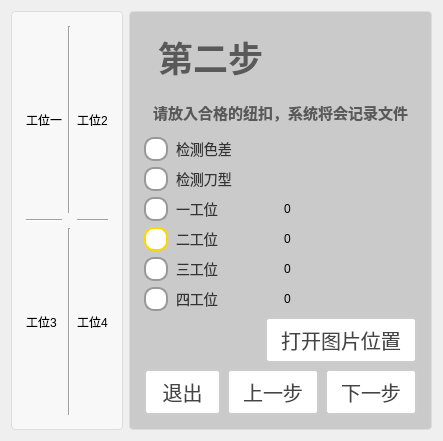
     <widget class="QWidget" name="tab_4">
      <attribute name="title">
       <string>tab_4</string>
      </attribute>
      <layout class="QHBoxLayout" name="horizontalLayout_14" stretch="5,2">
       <item>
        <widget class="QGroupBox" name="groupBox_3">
         <property name="styleSheet">
          <string notr="true">QGroupBox {
    border: 1px solid #DDD;
    border-radius: 4px;
    font: bold 14px;
    color: #666;
    background-color: #F8F8F8;
    padding: 5px; 
}

QGroupBox::title {
    subcontrol-origin: margin;
    subcontrol-position: top left;
    left: 10px;
    padding: 0 5px;
}</string>
         </property>
         <property name="title">
          <string/>
         </property>
         <layout class="QGridLayout" name="gridLayout_2">
          <item row="0" column="0">
           <widget class="QLabel" name="label_tab4_imgDisplay1">
            <property name="sizePolicy">
             <sizepolicy hsizetype="Minimum" vsizetype="Minimum">
              <horstretch>0</horstretch>
              <verstretch>0</verstretch>
             </sizepolicy>
            </property>
            <property name="text">
             <string>工位一</string>
            </property>
           </widget>
          </item>
          <item row="0" column="1">
           <widget class="Line" name="line_7">
            <property name="orientation">
             <enum>Qt::Orientation::Vertical</enum>
            </property>
           </widget>
          </item>
          <item row="0" column="2">
           <widget class="QLabel" name="label_tab4_imgDisplay2">
            <property name="sizePolicy">
             <sizepolicy hsizetype="Minimum" vsizetype="Minimum">
              <horstretch>0</horstretch>
              <verstretch>0</verstretch>
             </sizepolicy>
            </property>
            <property name="text">
             <string>工位2</string>
            </property>
           </widget>
          </item>
          <item row="1" column="0">
           <widget class="Line" name="line_6">
            <property name="orientation">
             <enum>Qt::Orientation::Horizontal</enum>
            </property>
           </widget>
          </item>
          <item row="1" column="2">
           <widget class="Line" name="line_5">
            <property name="orientation">
             <enum>Qt::Orientation::Horizontal</enum>
            </property>
           </widget>
          </item>
          <item row="2" column="0">
           <widget class="QLabel" name="label_tab4_imgDisplay3">
            <property name="text">
             <string>工位3</string>
            </property>
           </widget>
          </item>
          <item row="2" column="1">
           <widget class="Line" name="line_8">
            <property name="orientation">
             <enum>Qt::Orientation::Vertical</enum>
            </property>
           </widget>
          </item>
          <item row="2" column="2">
           <widget class="QLabel" name="label_tab4_imgDisplay4">
            <property name="sizePolicy">
             <sizepolicy hsizetype="Minimum" vsizetype="Preferred">
              <horstretch>0</horstretch>
              <verstretch>0</verstretch>
             </sizepolicy>
            </property>
            <property name="text">
             <string>工位4</string>
            </property>
           </widget>
          </item>
         </layout>
        </widget>
       </item>
       <item>
        <widget class="QGroupBox" name="groupBox_4">
         <property name="styleSheet">
          <string notr="true">QGroupBox {
    border: 1px solid #DDD;
    border-radius: 4px;
    font: bold 14px;
    color: #666;
    background-color:rgb(202, 202, 202);
    padding: 5px; 
}

QGroupBox::title {
    subcontrol-origin: margin;
    subcontrol-position: top left;
    left: 10px;
    padding: 0 5px;
}</string>
         </property>
         <property name="title">
          <string/>
         </property>
         <layout class="QVBoxLayout" name="verticalLayout_8" stretch="1,1,2,0,2,2,2">
          <item>
           <widget class="QLabel" name="label_24">
            <property name="styleSheet">
             <string notr="true">QLabel {
       font-size: 35px;        
       font-weight: bold;        
       color:  rgb(89, 89, 89);       
       padding: 5px 5px;     
       border-bottom: 2px solid #cccccc; 
    }</string>
            </property>
            <property name="text">
             <string>第二步</string>
            </property>
           </widget>
          </item>
          <item>
           <widget class="QLabel" name="label_16">
            <property name="styleSheet">
             <string notr="true">QLabel {
       font-size: 15px;        
       font-weight: bold;        
       color:  rgb(89, 89, 89);       
       padding: 5px 5px;     
       border-bottom: 2px solid #cccccc; 
    }</string>
            </property>
            <property name="text">
             <string>请放入合格的纽扣，系统将会记录文件</string>
            </property>
           </widget>
          </item>
          <item>
           <widget class="QRadioButton" name="rbtn_tab4_filterColor">
            <property name="styleSheet">
             <string notr="true">QRadioButton {
    spacing: 8px;
    font-size: 14px;
    color: #333;  /* 保持原始文字颜色 */
}

/* 未选中状态 */
QRadioButton::indicator {
    width: 20px;
    height: 20px;
    border-radius: 10px;
    border: 2px solid #999;
    background: #ffffff;
}

/* 悬停效果 */
QRadioButton::indicator:hover {
    border: 2px solid #666;
}

/* 选中状态 */
QRadioButton::indicator:checked {
    border: 2px solid #FF6B00;  /* 橙色边框 */
}

/* 选中时的内圆 */
QRadioButton::indicator:checked {
    background-color: qradialgradient(
        cx:0.5, cy:0.5,
        radius:0.4,
        fx:0.5, fy:0.5,
        stop:0 #FF6B00,  /* 主橙色 */
        stop:1 transparent
    );
}

/* 禁用状态 */
QRadioButton:::disabled {
    border: 2px solid #ccc;
    background: #eee;
}

/* 点击动画效果 */
QRadioButton::indicator:pressed {
    border: 2px solid #CC5500;  /* 深橙色边框 */
    background-color: qradialgradient(
        cx:0.5, cy:0.5,
        radius:0.5,
        fx:0.5, fy:0.5,
        stop:0 #FFD8B3,  /* 浅橙色渐变 */
        stop:1 transparent
    );
}</string>
            </property>
            <property name="text">
             <string>检测色差</string>
            </property>
           </widget>
          </item>
          <item>
           <widget class="QRadioButton" name="rbtn_tab4_checkBladeShape">
            <property name="styleSheet">
             <string notr="true">QRadioButton {
    spacing: 8px;
    font-size: 14px;
    color: #333;  /* 保持原始文字颜色 */
}

/* 未选中状态 */
QRadioButton::indicator {
    width: 20px;
    height: 20px;
    border-radius: 10px;
    border: 2px solid #999;
    background: #ffffff;
}

/* 悬停效果 */
QRadioButton::indicator:hover {
    border: 2px solid #666;
}

/* 选中状态 */
QRadioButton::indicator:checked {
    border: 2px solid #FF6B00;  /* 橙色边框 */
}

/* 选中时的内圆 */
QRadioButton::indicator:checked {
    background-color: qradialgradient(
        cx:0.5, cy:0.5,
        radius:0.4,
        fx:0.5, fy:0.5,
        stop:0 #FF6B00,  /* 主橙色 */
        stop:1 transparent
    );
}

/* 禁用状态 */
QRadioButton:::disabled {
    border: 2px solid #ccc;
    background: #eee;
}

/* 点击动画效果 */
QRadioButton::indicator:pressed {
    border: 2px solid #CC5500;  /* 深橙色边框 */
    background-color: qradialgradient(
        cx:0.5, cy:0.5,
        radius:0.5,
        fx:0.5, fy:0.5,
        stop:0 #FFD8B3,  /* 浅橙色渐变 */
        stop:1 transparent
    );
}</string>
            </property>
            <property name="text">
             <string>检测刀型</string>
            </property>
           </widget>
          </item>
          <item>
           <layout class="QHBoxLayout" name="horizontalLayout_10">
            <item>
             <layout class="QVBoxLayout" name="verticalLayout_10">
              <item>
               <widget class="QRadioButton" name="rbtn_tab4_firstWork1">
                <property name="styleSheet">
                 <string notr="true">QRadioButton {
    spacing: 8px;
    font-size: 14px;
    color: #333; /* 文字颜色始终保持这个值 */
}

/* 未选中状态 */
QRadioButton::indicator {
    width: 20px;
    height: 20px;
    border-radius: 10px;
    border: 2px solid #999;
    background: #ffffff;
}

/* 悬停效果 */
QRadioButton::indicator:hover {
    border: 2px solid #666;
}

/* 选中状态 */
QRadioButton::indicator:checked {
    border: 2px solid #FFD700; /* 黄色边框 */
}

/* 选中时的内圆 */
QRadioButton::indicator:checked {
    background-color: qradialgradient(
        cx:0.5, cy:0.5,
        radius:0.4,
        fx:0.5, fy:0.5,
        stop:0 #FFD700,
        stop:1 transparent
    );
}

/* 禁用状态 */
QRadioButton::indicator:disabled {
    border: 2px solid #ccc;
    background: #eee;
}

/* 移除文字颜色修改的代码 */

/* 点击动画效果 */
QRadioButton::indicator:pressed {
    border: 2px solid #CC9900;
    background-color: qradialgradient(
        cx:0.5, cy:0.5,
        radius:0.5,
        fx:0.5, fy:0.5,
        stop:0 #FFF59D,
        stop:1 transparent
    );
}</string>
                </property>
                <property name="text">
                 <string>一工位</string>
                </property>
               </widget>
              </item>
              <item>
               <widget class="QRadioButton" name="rbtn_tab4_firstWork2">
                <property name="styleSheet">
                 <string notr="true">QRadioButton {
    spacing: 8px;
    font-size: 14px;
    color: #333; /* 文字颜色始终保持这个值 */
}

/* 未选中状态 */
QRadioButton::indicator {
    width: 20px;
    height: 20px;
    border-radius: 10px;
    border: 2px solid #999;
    background: #ffffff;
}

/* 悬停效果 */
QRadioButton::indicator:hover {
    border: 2px solid #666;
}

/* 选中状态 */
QRadioButton::indicator:checked {
    border: 2px solid #FFD700; /* 黄色边框 */
}

/* 选中时的内圆 */
QRadioButton::indicator:checked {
    background-color: qradialgradient(
        cx:0.5, cy:0.5,
        radius:0.4,
        fx:0.5, fy:0.5,
        stop:0 #FFD700,
        stop:1 transparent
    );
}

/* 禁用状态 */
QRadioButton::indicator:disabled {
    border: 2px solid #ccc;
    background: #eee;
}

/* 移除文字颜色修改的代码 */

/* 点击动画效果 */
QRadioButton::indicator:pressed {
    border: 2px solid #CC9900;
    background-color: qradialgradient(
        cx:0.5, cy:0.5,
        radius:0.5,
        fx:0.5, fy:0.5,
        stop:0 #FFF59D,
        stop:1 transparent
    );
}</string>
                </property>
                <property name="text">
                 <string>二工位</string>
                </property>
                <property name="checked">
                 <bool>true</bool>
                </property>
               </widget>
              </item>
              <item>
               <widget class="QRadioButton" name="rbtn_tab4_firstWork3">
                <property name="styleSheet">
                 <string notr="true">QRadioButton {
    spacing: 8px;
    font-size: 14px;
    color: #333; /* 文字颜色始终保持这个值 */
}

/* 未选中状态 */
QRadioButton::indicator {
    width: 20px;
    height: 20px;
    border-radius: 10px;
    border: 2px solid #999;
    background: #ffffff;
}

/* 悬停效果 */
QRadioButton::indicator:hover {
    border: 2px solid #666;
}

/* 选中状态 */
QRadioButton::indicator:checked {
    border: 2px solid #FFD700; /* 黄色边框 */
}

/* 选中时的内圆 */
QRadioButton::indicator:checked {
    background-color: qradialgradient(
        cx:0.5, cy:0.5,
        radius:0.4,
        fx:0.5, fy:0.5,
        stop:0 #FFD700,
        stop:1 transparent
    );
}

/* 禁用状态 */
QRadioButton::indicator:disabled {
    border: 2px solid #ccc;
    background: #eee;
}

/* 移除文字颜色修改的代码 */

/* 点击动画效果 */
QRadioButton::indicator:pressed {
    border: 2px solid #CC9900;
    background-color: qradialgradient(
        cx:0.5, cy:0.5,
        radius:0.5,
        fx:0.5, fy:0.5,
        stop:0 #FFF59D,
        stop:1 transparent
    );
}</string>
                </property>
                <property name="text">
                 <string>三工位</string>
                </property>
               </widget>
              </item>
              <item>
               <widget class="QRadioButton" name="rbtn_tab4_firstWork4">
                <property name="styleSheet">
                 <string notr="true">QRadioButton {
    spacing: 8px;
    font-size: 14px;
    color: #333; /* 文字颜色始终保持这个值 */
}

/* 未选中状态 */
QRadioButton::indicator {
    width: 20px;
    height: 20px;
    border-radius: 10px;
    border: 2px solid #999;
    background: #ffffff;
}

/* 悬停效果 */
QRadioButton::indicator:hover {
    border: 2px solid #666;
}

/* 选中状态 */
QRadioButton::indicator:checked {
    border: 2px solid #FFD700; /* 黄色边框 */
}

/* 选中时的内圆 */
QRadioButton::indicator:checked {
    background-color: qradialgradient(
        cx:0.5, cy:0.5,
        radius:0.4,
        fx:0.5, fy:0.5,
        stop:0 #FFD700,
        stop:1 transparent
    );
}

/* 禁用状态 */
QRadioButton::indicator:disabled {
    border: 2px solid #ccc;
    background: #eee;
}

/* 移除文字颜色修改的代码 */

/* 点击动画效果 */
QRadioButton::indicator:pressed {
    border: 2px solid #CC9900;
    background-color: qradialgradient(
        cx:0.5, cy:0.5,
        radius:0.5,
        fx:0.5, fy:0.5,
        stop:0 #FFF59D,
        stop:1 transparent
    );
}</string>
                </property>
                <property name="text">
                 <string>四工位</string>
                </property>
               </widget>
              </item>
             </layout>
            </item>
            <item>
             <layout class="QVBoxLayout" name="verticalLayout_11">
              <item>
               <widget class="QLabel" name="label_tab4_tabImgCount1">
                <property name="text">
                 <string>0</string>
                </property>
               </widget>
              </item>
              <item>
               <widget class="QLabel" name="label_tab4_tabImgCount2">
                <property name="text">
                 <string>0</string>
                </property>
               </widget>
              </item>
              <item>
               <widget class="QLabel" name="label_tab4_tabImgCount3">
                <property name="text">
                 <string>0</string>
                </property>
               </widget>
              </item>
              <item>
               <widget class="QLabel" name="label_tab4_tabImgCount4">
                <property name="text">
                 <string>0</string>
                </property>
               </widget>
              </item>
             </layout>
            </item>
           </layout>
          </item>
          <item>
           <layout class="QHBoxLayout" name="horizontalLayout_11" stretch="3,2">
            <item>
             <spacer name="horizontalSpacer_9">
              <property name="orientation">
               <enum>Qt::Orientation::Horizontal</enum>
              </property>
              <property name="sizeHint" stdset="0">
               <size>
                <width>40</width>
                <height>20</height>
               </size>
              </property>
             </spacer>
            </item>
            <item>
             <widget class="QPushButton" name="pbtn_tab4_openImgLocate">
              <property name="sizePolicy">
               <sizepolicy hsizetype="Minimum" vsizetype="Minimum">
                <horstretch>0</horstretch>
                <verstretch>0</verstretch>
               </sizepolicy>
              </property>
              <property name="styleSheet">
               <string notr="true">QPushButton {
    padding: 6px 14px;
    border: 2px solid #CCC;
    border-radius: 4px;
    background-color: white;
    color: #444;
    font-size: 20px; 
}

QPushButton:hover {
    border-color: #999;
    background-color: #F5F5F5;
}

QPushButton:pressed {
    border-color: #777;
    background-color: #EEE;
}</string>
              </property>
              <property name="text">
               <string>打开图片位置</string>
              </property>
             </widget>
            </item>
           </layout>
          </item>
          <item>
           <layout class="QHBoxLayout" name="horizontalLayout_13" stretch="1,1,1">
            <item>
             <widget class="QPushButton" name="pbtn_tab4_exit">
              <property name="sizePolicy">
               <sizepolicy hsizetype="Minimum" vsizetype="Minimum">
                <horstretch>0</horstretch>
                <verstretch>0</verstretch>
               </sizepolicy>
              </property>
              <property name="styleSheet">
               <string notr="true">QPushButton {
    padding: 6px 14px;
    border: 2px solid #CCC;
    border-radius: 4px;
    background-color: white;
    color: #444;
    font-size: 20px; 
}

QPushButton:hover {
    border-color: #999;
    background-color: #F5F5F5;
}

QPushButton:pressed {
    border-color: #777;
    background-color: #EEE;
}</string>
              </property>
              <property name="text">
               <string>退出</string>
              </property>
             </widget>
            </item>
            <item>
             <widget class="QPushButton" name="pbtn_tab4_preStep">
              <property name="sizePolicy">
               <sizepolicy hsizetype="Minimum" vsizetype="Minimum">
                <horstretch>0</horstretch>
                <verstretch>0</verstretch>
               </sizepolicy>
              </property>
              <property name="styleSheet">
               <string notr="true">QPushButton {
    padding: 6px 14px;
    border: 2px solid #CCC;
    border-radius: 4px;
    background-color: white;
    color: #444;
    font-size: 20px; 
}

QPushButton:hover {
    border-color: #999;
    background-color: #F5F5F5;
}

QPushButton:pressed {
    border-color: #777;
    background-color: #EEE;
}</string>
              </property>
              <property name="text">
               <string>上一步</string>
              </property>
             </widget>
            </item>
            <item>
             <widget class="QPushButton" name="pbtn_tab4_nexStep">
              <property name="sizePolicy">
               <sizepolicy hsizetype="Minimum" vsizetype="Minimum">
                <horstretch>0</horstretch>
                <verstretch>0</verstretch>
               </sizepolicy>
              </property>
              <property name="styleSheet">
               <string notr="true">QPushButton {
    padding: 6px 14px;
    border: 2px solid #CCC;
    border-radius: 4px;
    background-color: white;
    color: #444;
    font-size: 20px; 
}

QPushButton:hover {
    border-color: #999;
    background-color: #F5F5F5;
}

QPushButton:pressed {
    border-color: #777;
    background-color: #EEE;
}</string>
              </property>
              <property name="text">
               <string>下一步</string>
              </property>
             </widget>
            </item>
           </layout>
          </item>
         </layout>
        </widget>
       </item>
      </layout>
     </widget>
